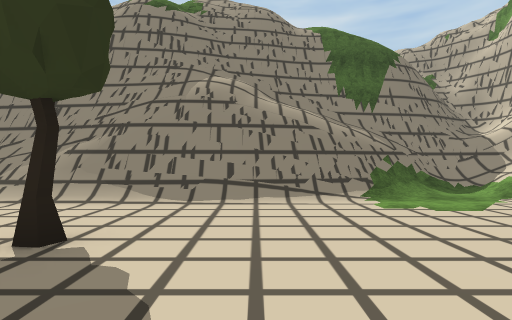
View 1 (above)

20 first-person views from a walk through a Unity game level. The camera is 1.3 m above the floor, looks level and sees 80° across. The floor is counted in squares, 2 m on a side. Each view is taken from the middle of a square. On the plan, view 1 faces up. The plan holds only what a view shows up to about 10 squares ahead; the rest is blank. The place goes on beyond the plan. Some animated figures are not drawn. Some surface patterns are stand-ins.

View 2
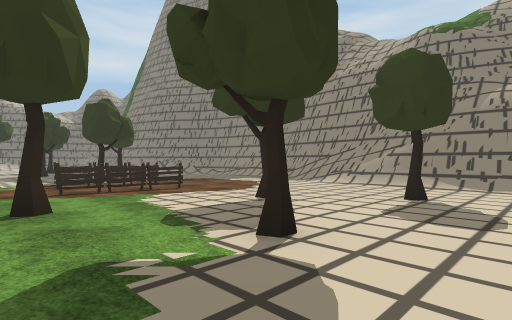

View 3
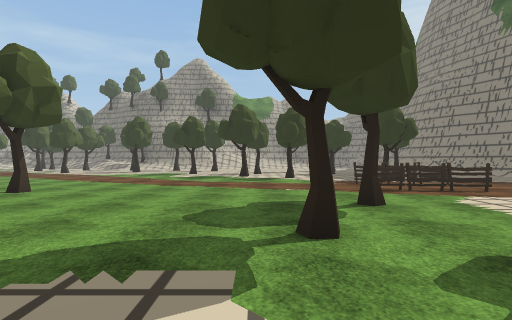

View 4
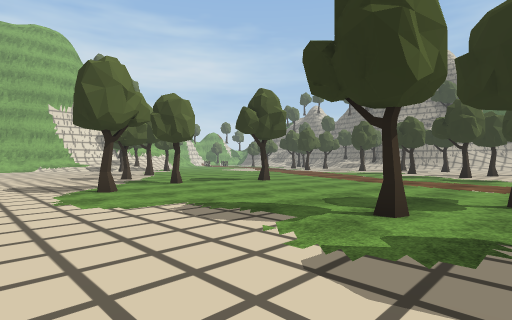

View 5
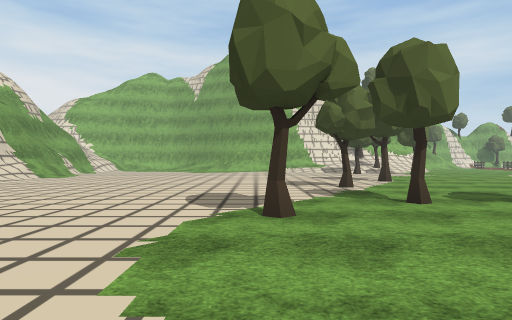

View 6
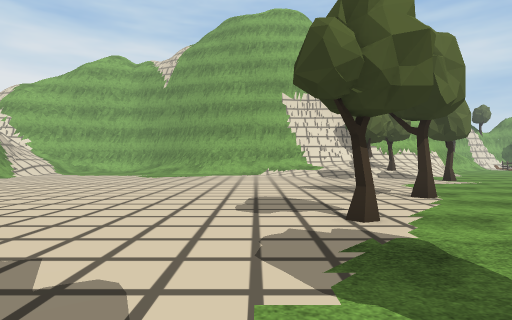

View 7
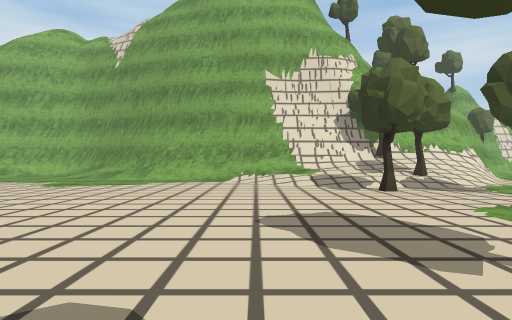

View 8
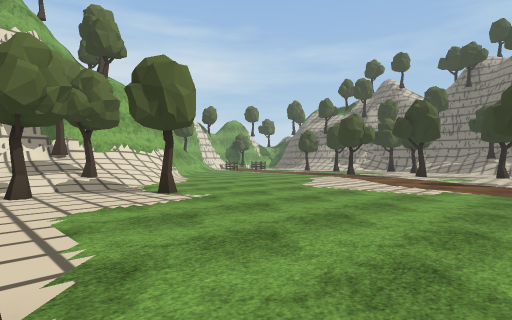

View 9
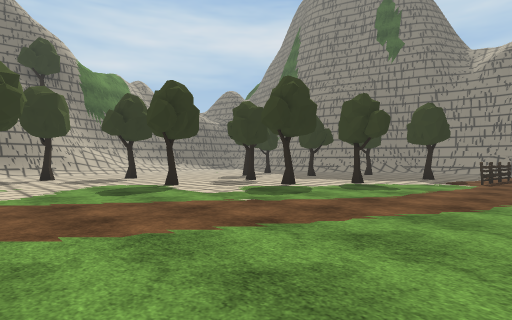

View 10
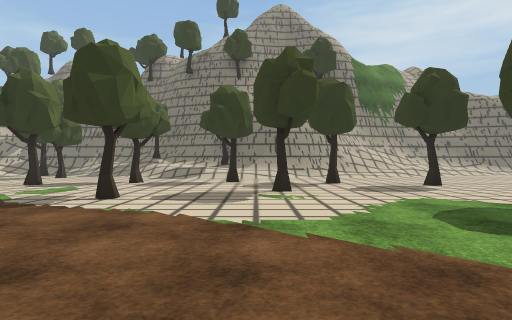

View 11
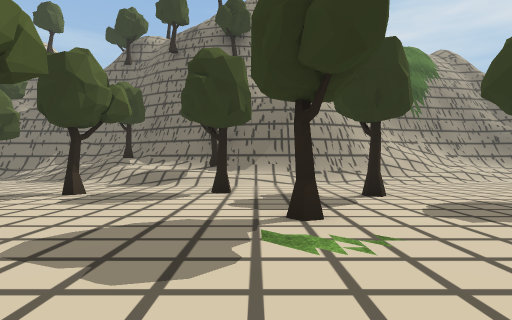

View 12
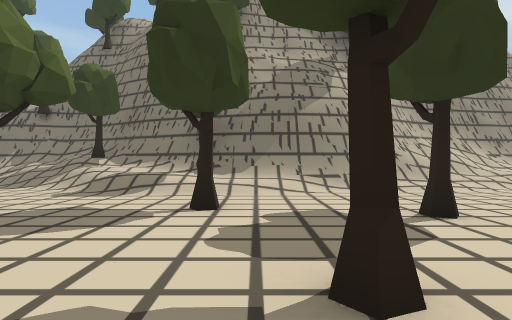

View 13
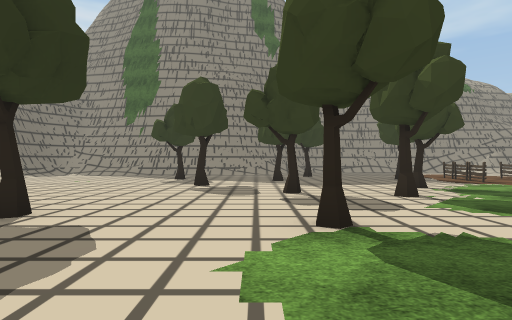

View 14
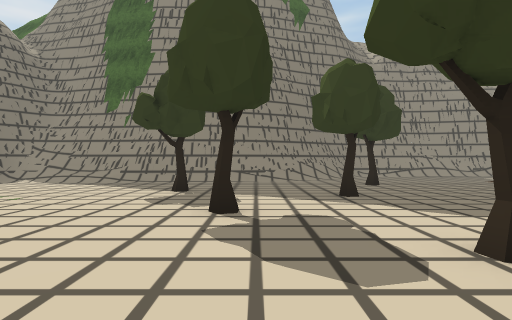

View 15
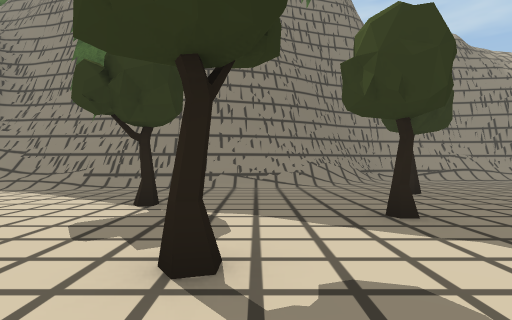

View 16
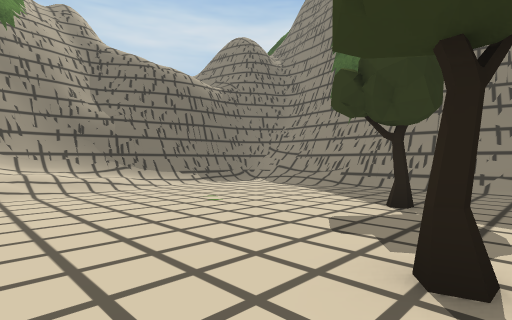

View 17
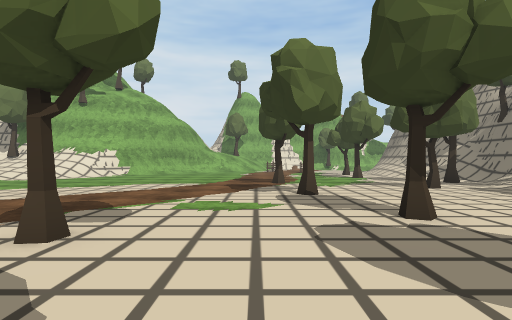

View 18
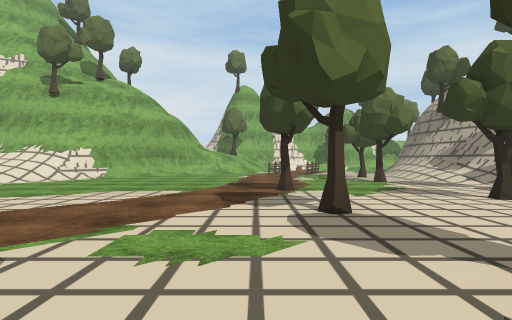

View 19
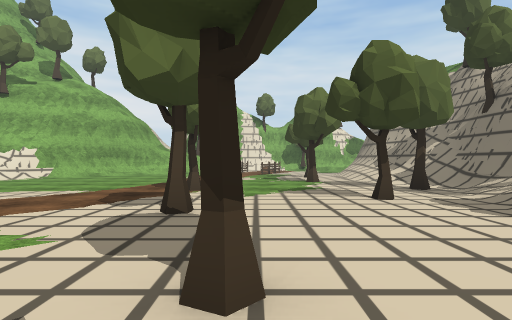

View 20
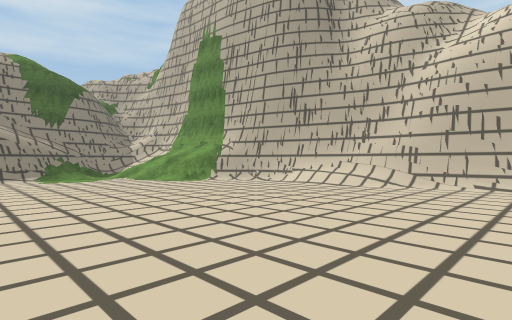

### Floor plan
Key: @ floor where view 1 was taken; # wall or solid block; x gap in a wall; . floor; / step, stairs or slope; = window, fence, low wall or low ledge; T tree; F fence.
Columns run from 25 left of view 1 to 9 right of it. Each row starts with its distance up from view 1.
  6            ###      #########//
  5  ###      ##/....  ///####//../
  4  #=########/..... ............
  3  #////////..................../
  2  #..........T..........T......./
  1  #...............F.F.T........../#
  0 ##/....T...T...T.F.F.....@....../#
 -1 ##/..............FF....T......../##
 -2 #//......T...........T........../##
 -3 #//...........T.......T..........##
 -4 #///.......T.T...................##
 -5 #///............................./#
 -6 ##//...T.......................
 -7  #//.......T...............
 -8  ##/........................
 -9   ##..T............T....T....
-10   ##/....T............T......
-11   ##/.........................
-12   #T/.T.........  ....T........
-13   #//...........................
-14 ###//.T...T.........T.........../
-15 #T//............................/
-16 #///..........................
-17 #//....T.......................
-18 #//.T..........................
-19 #//..............T.T...........
-20 #xT....T.....................
-21 #//.............//T///........
-22 ##/.T..........////////.......
-23 #=//..........////T/////////..

Positions as (right, up) in squares from view 1, and headings:
1: (0, 0), facing up
2: (0, -3), facing up-left
3: (0, -4), facing left
4: (1, -2), facing down-left
5: (-1, -5), facing down
6: (-2, -9), facing down
7: (-3, -13), facing down
8: (-5, -13), facing down-left
9: (-7, -11), facing up-left
10: (-10, -11), facing left
11: (-13, -11), facing left
12: (-15, -11), facing left
13: (-15, -10), facing up
14: (-16, -6), facing up
15: (-16, -4), facing up
16: (-16, -4), facing up-left
17: (-17, -11), facing down
18: (-17, -13), facing down
19: (-19, -13), facing down
20: (0, -6), facing up-right
